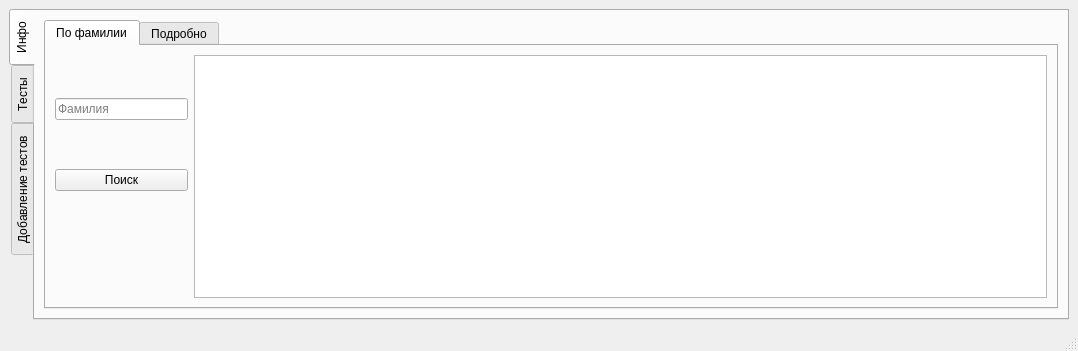
<?xml version="1.0" encoding="UTF-8"?>
<ui version="4.0">
 <class>MainWindow</class>
 <widget class="QMainWindow" name="MainWindow">
  <property name="geometry">
   <rect>
    <x>0</x>
    <y>0</y>
    <width>1078</width>
    <height>348</height>
   </rect>
  </property>
  <property name="windowTitle">
   <string>MainWindow</string>
  </property>
  <widget class="QWidget" name="centralwidget">
   <layout class="QHBoxLayout" name="horizontalLayout_2">
    <item>
     <widget class="QTabWidget" name="tabWidget">
      <property name="tabPosition">
       <enum>QTabWidget::West</enum>
      </property>
      <property name="currentIndex">
       <number>0</number>
      </property>
      <widget class="QWidget" name="statistic">
       <attribute name="title">
        <string>Инфо</string>
       </attribute>
       <layout class="QVBoxLayout" name="verticalLayout_2">
        <item>
         <widget class="QTabWidget" name="tabWidget_2">
          <property name="currentIndex">
           <number>0</number>
          </property>
          <widget class="QWidget" name="tab_2">
           <attribute name="title">
            <string>По фамилии</string>
           </attribute>
           <layout class="QHBoxLayout" name="horizontalLayout_5">
            <item>
             <layout class="QVBoxLayout" name="verticalLayout_6">
              <item>
               <widget class="QLineEdit" name="second_name">
                <property name="maximumSize">
                 <size>
                  <width>133</width>
                  <height>16777215</height>
                 </size>
                </property>
                <property name="placeholderText">
                 <string>Фамилия</string>
                </property>
               </widget>
              </item>
              <item>
               <widget class="QPushButton" name="search_student">
                <property name="maximumSize">
                 <size>
                  <width>133</width>
                  <height>16777215</height>
                 </size>
                </property>
                <property name="text">
                 <string>Поиск</string>
                </property>
               </widget>
              </item>
              <item>
               <widget class="QLabel" name="info">
                <property name="maximumSize">
                 <size>
                  <width>133</width>
                  <height>13</height>
                 </size>
                </property>
                <property name="text">
                 <string/>
                </property>
               </widget>
              </item>
             </layout>
            </item>
            <item>
             <widget class="QTextBrowser" name="textBrowser">
              <property name="minimumSize">
               <size>
                <width>841</width>
                <height>241</height>
               </size>
              </property>
             </widget>
            </item>
           </layout>
          </widget>
          <widget class="QWidget" name="tab">
           <attribute name="title">
            <string>Подробно</string>
           </attribute>
           <layout class="QVBoxLayout" name="verticalLayout_5">
            <item>
             <widget class="QTableWidget" name="statistic_list">
              <property name="editTriggers">
               <set>QAbstractItemView::NoEditTriggers</set>
              </property>
              <property name="showGrid">
               <bool>true</bool>
              </property>
              <property name="columnCount">
               <number>10</number>
              </property>
              <column>
               <property name="text">
                <string>id</string>
               </property>
              </column>
              <column>
               <property name="text">
                <string>имя</string>
               </property>
              </column>
              <column>
               <property name="text">
                <string>фамилия</string>
               </property>
              </column>
              <column>
               <property name="text">
                <string>логин</string>
               </property>
              </column>
              <column>
               <property name="text">
                <string>пароль</string>
               </property>
              </column>
              <column>
               <property name="text">
                <string>курс</string>
               </property>
              </column>
              <column>
               <property name="text">
                <string>группа</string>
               </property>
              </column>
              <column>
               <property name="text">
                <string>доступ</string>
               </property>
              </column>
              <column>
               <property name="text">
                <string>тесты</string>
               </property>
              </column>
              <column>
               <property name="text">
                <string>лекции</string>
               </property>
              </column>
             </widget>
            </item>
           </layout>
          </widget>
         </widget>
        </item>
       </layout>
      </widget>
      <widget class="QWidget" name="tests">
       <attribute name="title">
        <string>Тесты</string>
       </attribute>
       <layout class="QHBoxLayout" name="horizontalLayout_3">
        <item>
         <layout class="QHBoxLayout" name="horizontalLayout">
          <item>
           <layout class="QVBoxLayout" name="verticalLayout_3">
            <item>
             <widget class="QComboBox" name="tests_list">
              <property name="minimumSize">
               <size>
                <width>161</width>
                <height>22</height>
               </size>
              </property>
              <property name="maximumSize">
               <size>
                <width>161</width>
                <height>22</height>
               </size>
              </property>
             </widget>
            </item>
            <item>
             <widget class="QPushButton" name="refresh_tests">
              <property name="minimumSize">
               <size>
                <width>161</width>
                <height>23</height>
               </size>
              </property>
              <property name="maximumSize">
               <size>
                <width>161</width>
                <height>23</height>
               </size>
              </property>
              <property name="text">
               <string>Показать тест</string>
              </property>
             </widget>
            </item>
            <item>
             <widget class="QPushButton" name="delete_test">
              <property name="text">
               <string>Удалить тест</string>
              </property>
             </widget>
            </item>
           </layout>
          </item>
         </layout>
        </item>
        <item>
         <widget class="QTextBrowser" name="test_output"/>
        </item>
       </layout>
      </widget>
      <widget class="QWidget" name="control">
       <attribute name="title">
        <string>Добавление тестов</string>
       </attribute>
       <layout class="QVBoxLayout" name="verticalLayout_4">
        <item>
         <layout class="QVBoxLayout" name="verticalLayout">
          <item>
           <layout class="QHBoxLayout" name="horizontalLayout_4">
            <item>
             <widget class="QPushButton" name="add_test">
              <property name="minimumSize">
               <size>
                <width>161</width>
                <height>23</height>
               </size>
              </property>
              <property name="maximumSize">
               <size>
                <width>161</width>
                <height>23</height>
               </size>
              </property>
              <property name="text">
               <string>Добавить</string>
              </property>
             </widget>
            </item>
            <item>
             <widget class="QLineEdit" name="test_name">
              <property name="placeholderText">
               <string>Название теста</string>
              </property>
             </widget>
            </item>
           </layout>
          </item>
          <item>
           <widget class="QTextEdit" name="test_questions">
            <property name="documentTitle">
             <string/>
            </property>
            <property name="placeholderText">
             <string>По одному вопросу на строку в виде: Вопрос1|ответ1|ответ2</string>
            </property>
           </widget>
          </item>
         </layout>
        </item>
       </layout>
      </widget>
     </widget>
    </item>
   </layout>
  </widget>
  <widget class="QStatusBar" name="statusbar"/>
 </widget>
 <resources/>
 <connections/>
</ui>
